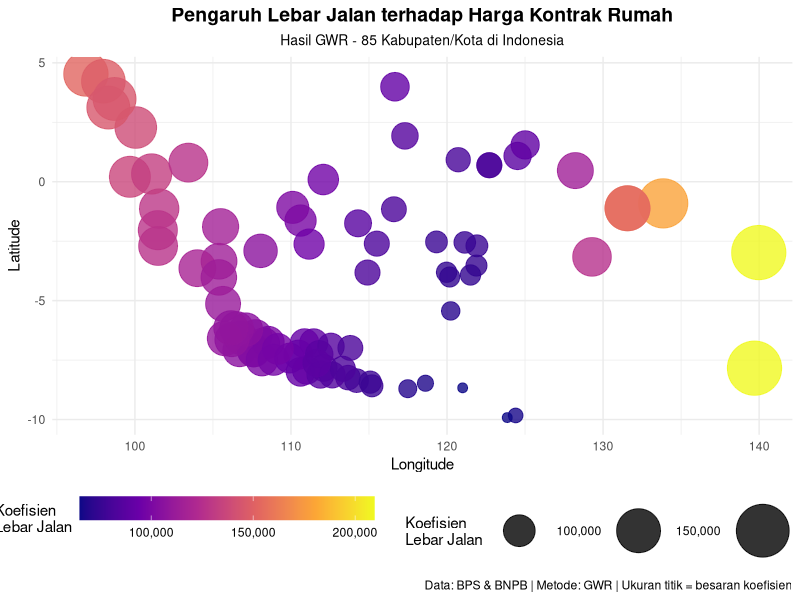
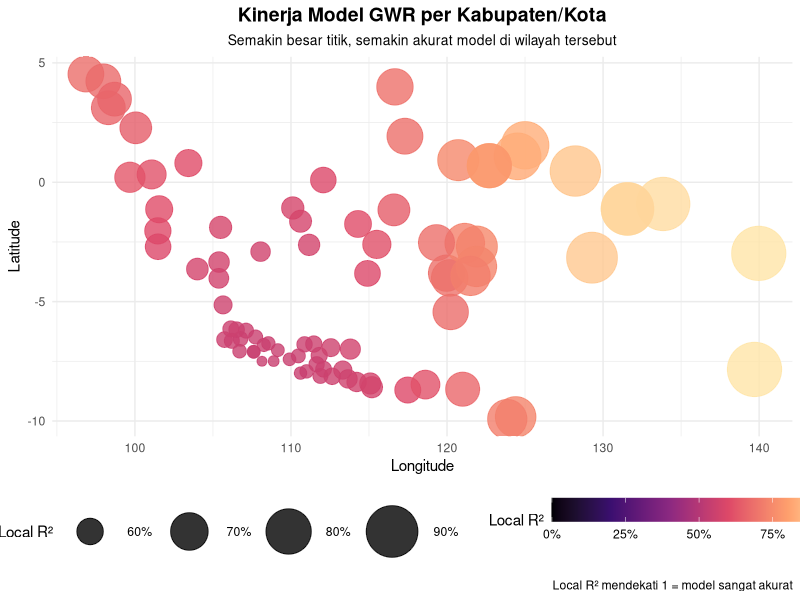
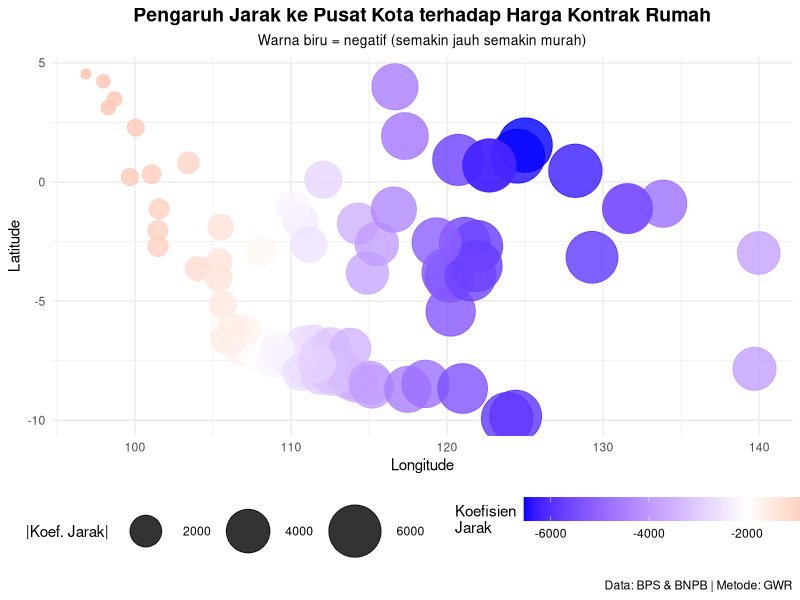
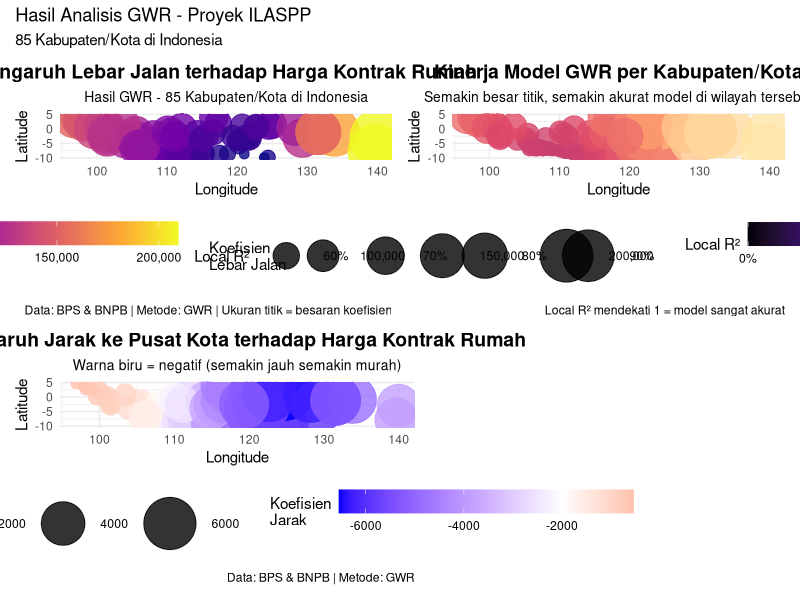

Generate these figures, in order, with R:
# ==============================================
# BUBBLE MAP - VISUALISASI GWR TANPA GEOJSON
# ==============================================

# 1. Load packages
library(ggplot2)
library(viridis)
library(scales)

# 2. Load data hasil GWR
df <- read.csv('hasil_gwr_real.csv')
cat("✅ Data loaded:", nrow(df), "kabupaten/kota\n")

# 3. Tampilkan struktur data
head(df)

# 4. Bubble Map Koefisien Lebar Jalan
p1 <- ggplot(df, aes(x = Longitude, y = Latitude)) +
  geom_point(aes(size = coef_lebar, 
                 color = coef_lebar,
                 text = paste(Kabupaten, "\nKoefisien:", round(coef_lebar, 0))),
             alpha = 0.8) +
  scale_size_continuous(range = c(3, 18), 
                        name = "Koefisien\nLebar Jalan",
                        labels = comma) +
  scale_color_viridis_c(option = "plasma", 
                        name = "Koefisien\nLebar Jalan",
                        labels = comma) +
  labs(title = "Pengaruh Lebar Jalan terhadap Harga Kontrak Rumah",
       subtitle = "Hasil GWR - 85 Kabupaten/Kota di Indonesia",
       x = "Longitude", 
       y = "Latitude",
       caption = "Data: BPS & BNPB | Metode: GWR | Ukuran titik = besaran koefisien") +
  theme_minimal() +
  theme(legend.position = "bottom",
        plot.title = element_text(hjust = 0.5, face = "bold", size = 14),
        plot.subtitle = element_text(hjust = 0.5, size = 10),
        legend.key.width = unit(1.5, "cm"))

# 5. Simpan
ggsave("bubble_map_lebar_jalan.png", p1, width = 12, height = 8, dpi = 150)
cat("✅ Bubble Map 1: bubble_map_lebar_jalan.png\n")

# 6. Bubble Map Local R²
p2 <- ggplot(df, aes(x = Longitude, y = Latitude)) +
  geom_point(aes(size = local_r2, 
                 color = local_r2,
                 text = paste(Kabupaten, "\nLocal R²:", round(local_r2, 3))),
             alpha = 0.8) +
  scale_size_continuous(range = c(3, 18), 
                        name = "Local R²",
                        labels = percent) +
  scale_color_viridis_c(option = "magma", 
                        name = "Local R²",
                        limits = c(0, 1),
                        labels = percent) +
  labs(title = "Kinerja Model GWR per Kabupaten/Kota",
       subtitle = "Semakin besar titik, semakin akurat model di wilayah tersebut",
       x = "Longitude", 
       y = "Latitude",
       caption = "Local R² mendekati 1 = model sangat akurat") +
  theme_minimal() +
  theme(legend.position = "bottom",
        plot.title = element_text(hjust = 0.5, face = "bold", size = 14),
        plot.subtitle = element_text(hjust = 0.5, size = 10),
        legend.key.width = unit(1.5, "cm"))

ggsave("bubble_map_local_r2.png", p2, width = 12, height = 8, dpi = 150)
cat("✅ Bubble Map 2: bubble_map_local_r2.png\n")

# 7. Bubble Map Koefisien Jarak
p3 <- ggplot(df, aes(x = Longitude, y = Latitude)) +
  geom_point(aes(size = abs(coef_jarak), 
                 color = coef_jarak,
                 text = paste(Kabupaten, "\nKoefisien Jarak:", round(coef_jarak, 0))),
             alpha = 0.8) +
  scale_size_continuous(range = c(3, 18), 
                        name = "|Koef. Jarak|") +
  scale_color_gradient2(low = "blue", mid = "white", high = "red", 
                        midpoint = -2000,
                        name = "Koefisien\nJarak") +
  labs(title = "Pengaruh Jarak ke Pusat Kota terhadap Harga Kontrak Rumah",
       subtitle = "Warna biru = negatif (semakin jauh semakin murah)",
       x = "Longitude", 
       y = "Latitude",
       caption = "Data: BPS & BNPB | Metode: GWR") +
  theme_minimal() +
  theme(legend.position = "bottom",
        plot.title = element_text(hjust = 0.5, face = "bold", size = 14),
        plot.subtitle = element_text(hjust = 0.5, size = 10),
        legend.key.width = unit(1.5, "cm"))

ggsave("bubble_map_koefisien_jarak.png", p3, width = 12, height = 8, dpi = 150)
cat("✅ Bubble Map 3: bubble_map_koefisien_jarak.png\n")

# 8. Gabungkan semua dengan patchwork (opsional)
if ("patchwork" %in% installed.packages()) {
  library(patchwork)
  p_combined <- (p1 + p2) / (p3 + plot_spacer()) +
    plot_annotation(title = "Hasil Analisis GWR - Proyek ILASPP",
                    subtitle = "85 Kabupaten/Kota di Indonesia")
  ggsave("bubble_maps_combined.png", p_combined, width = 14, height = 12, dpi = 150)
  cat("✅ Gabungan: bubble_maps_combined.png\n")
}

cat("\n📁 Semua peta tersimpan di:", getwd(), "\n")
cat("\n📋 File yang dihasilkan:\n")
cat("  - bubble_map_lebar_jalan.png\n")
cat("  - bubble_map_local_r2.png\n")
cat("  - bubble_map_koefisien_jarak.png\n")
if ("patchwork" %in% installed.packages()) {
  cat("  - bubble_maps_combined.png\n")
}
